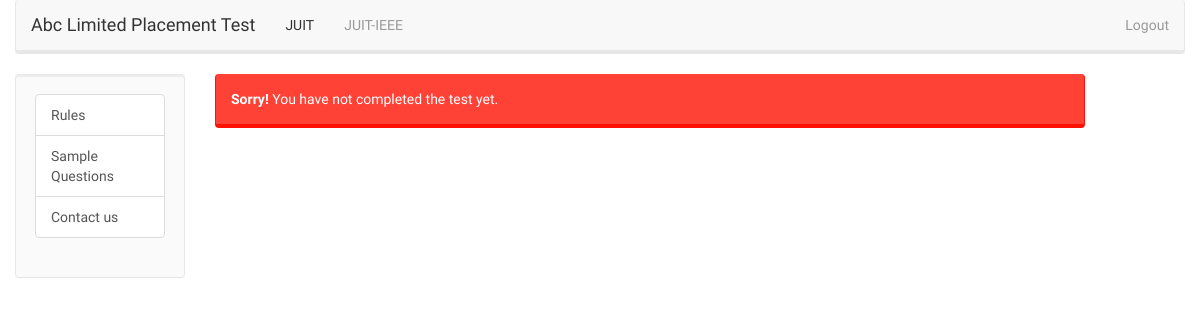
Before: /finish.php (signed in) with the older database file.
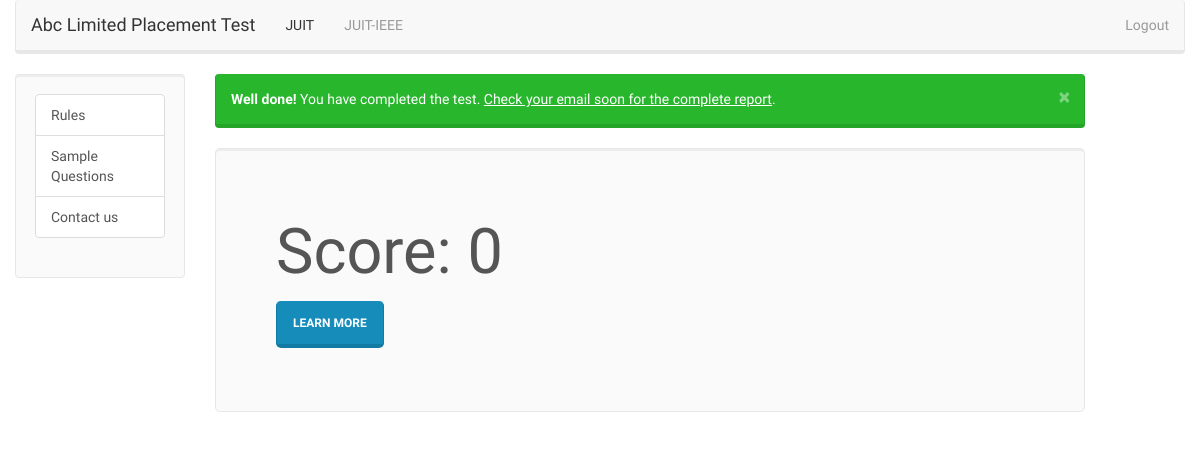
After: the same page with the newer database file.
### tables this page shows
CREATE TABLE IF NOT EXISTS `users` (
`id` int(11) NOT NULL,
  `roll` int(11) NOT NULL,
  `firstn` varchar(25) NOT NULL,
  `lastn` varchar(25) NOT NULL,
  `dob` date NOT NULL,
  `password` varchar(20) NOT NULL,
  `score` int(11) NOT NULL,
  `completed` int(11) NOT NULL,
  `qattempted` int(11) NOT NULL
);

### finish.php (the view, shortened to what this page needs)
<?php
include('./inchead.php');
if (isset($_SESSION['user-login-id'])) {
  $id = $_SESSION['user-login-id'];
} else {
  header('location:./session_error.php');
}
?>
<!DOCTYPE html>
<html lang="en">
<head>
  <link type="text/css" href="./css/bootstrap.min.css" rel="stylesheet">
</head>
<body>
<div class="container-fluid">
  <div class="row">
    <div class="col-md-12">
      <div class="navbar navbar-default">
        <div class="navbar-header">
          <a class="navbar-brand" href="#">Abc Limited Placement Test</a>
        </div>
        <div class="navbar-collapse collapse navbar-responsive-collapse">
          <ul class="nav navbar-nav">
            <li class="active"><a href="http://www.juit.ac.in">JUIT</a></li>
            <li><a href="http://www.juitieee.com">JUIT-IEEE</a></li>
          </ul>
          <ul class="nav navbar-nav navbar-right">
            <li><a href="./logout.php">Logout</a></li>
          </ul>
        </div>
      </div>
    </div>
  </div>
  <div class="row">
    <div class="col-md-2">
      <div class="well">
        <div class="list-group">
        <a class="list-group-item" href="./rules.pdf">Rules</a>
        <a class="list-group-item" href="./sampleq.pdf">Sample Questions</a>
        <a class="list-group-item" href="mailto:me@abhinavk.me">Contact us</a>
      </div>
      </div>
    </div>
    <div class="col-md-9">
      <?php
      $testscoreq = mysqli_query($db,"SELECT score,completed FROM users WHERE id = '$id'") or die(mysqli_error($db));
      $testscorer = mysqli_fetch_array($testscoreq);
      ?>
      <div class="alert alert-dismissable alert-success">
        <button type="button" class="close" data-dismiss="alert">×</button>
        <strong>Well done!</strong> You have completed the test. <a href="#" class="alert-link">Check your email soon for the complete report</a>.
      </div>
      <div class="jumbotron">
      <h1>Score: <?php echo $testscorer[0] ?></h1>
        <p><a class="btn btn-primary btn-lg">Learn more</a></p>
      </div>
      <?php
      if($testscorer[1] == 1) {
        ob_end_flush();
      } else {
        echo '<div class="alert alert-danger">
        <strong>Sorry!</strong> You have not completed the test yet</a>.
      </div>';
      }
      ?>
    </div>
    <div class="col-md-1"></div>
  </div>
</div>
</body>
</html>

Changed rows visible on the page:
now on this page (row edited): users: score "0"
Other visible differences:
text no longer shown: "Sorry! You have not completed the test yet"
text now shown: "× Well done! You have completed the test. Check your email soon for the complete report Score: LEARN MORE"
